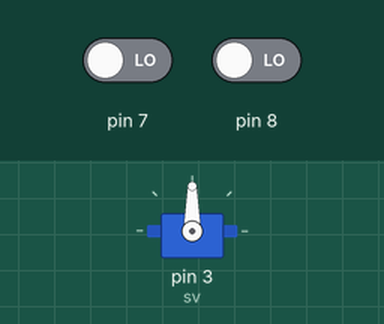
Simulated run of this sketch. Board: Arduino Uno, built with avr-gcc and run on an emulated ATmega328P. Shown: servo. The test bench sets the inputs (shaded band); at power-on: pin 7 LOW, pin 8 LOW.

Above: at 1.2 s.
1.3 s: pin 7 driven HIGH
At 1.45 s:
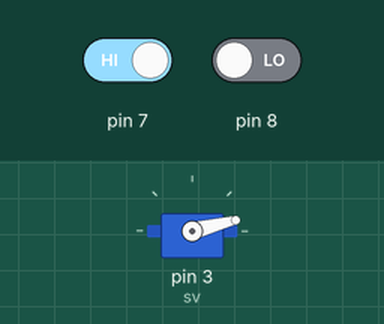
4.3 s: pin 7 driven LOW
At 5.6 s:
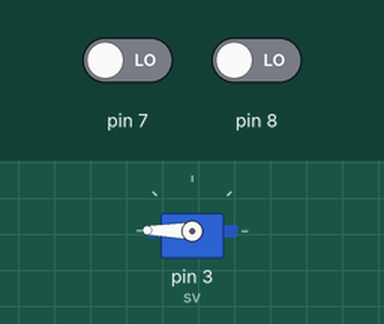
5.8 s: pin 8 driven HIGH
At 5.95 s:
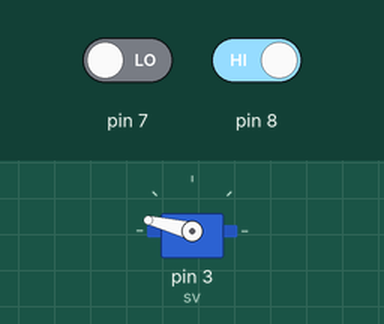
8.8 s: pin 7 driven HIGH
Timing chart, 0 to 12.8 s (numbered marks = the images above; inputs shaded):
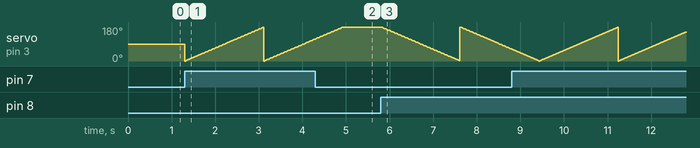

The sketch:

sketch_nov27b.ino
```cpp
#include <Servo.h>
Servo sv;

void setup() {
  // put your setup code here, to run once:
  pinMode(7, INPUT);
  pinMode(8, INPUT);
  sv.attach(3);
}

void loop() {
  // put your main code here, to run repeatedly:
  if(digitalRead(7) == HIGH)
  {
    for(int i=0;i<180;i++)
    {
      sv.write(i);
      delay(10);
    }
  }
  else if(digitalRead(8) == HIGH)
  {
    for(int  i=180;i>0;i--)
    {
      sv.write(i);
      delay(10);
    }
  }
}
```
